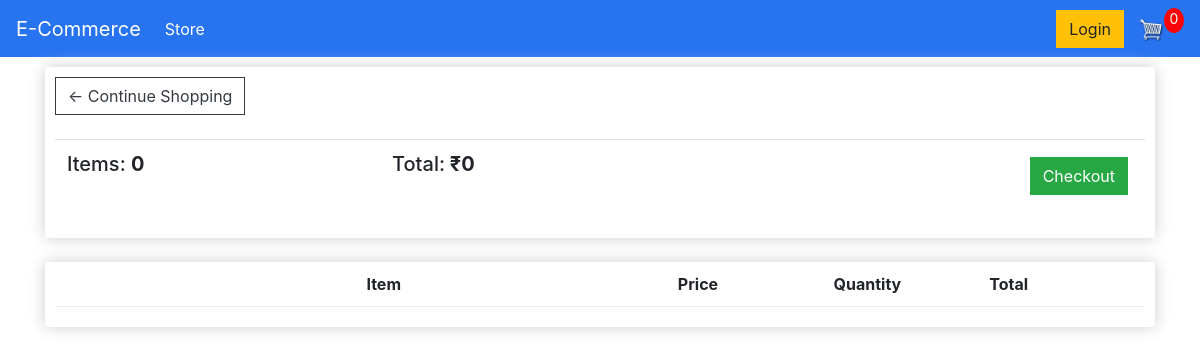
The app's page /cart/ (signed in), older data.
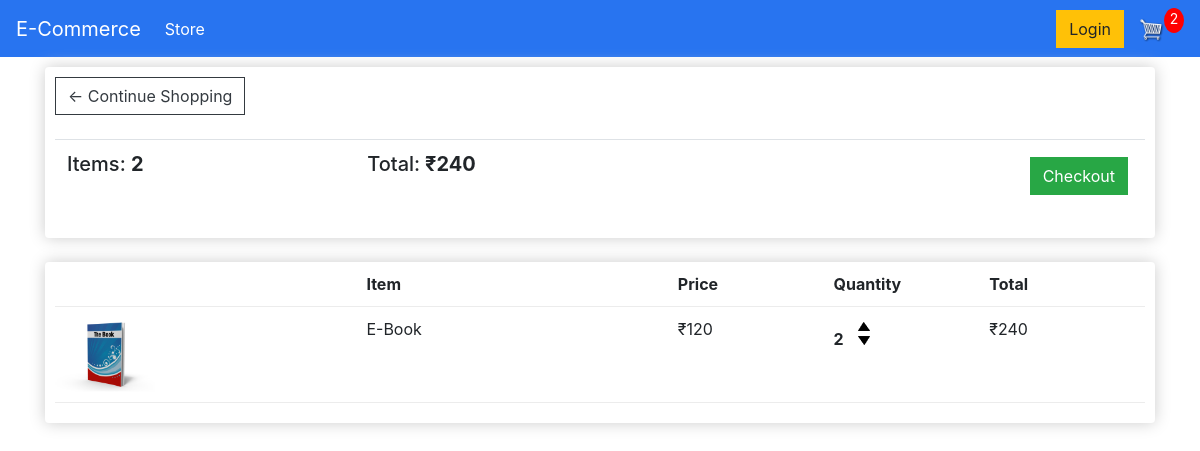
The same page, newer data.
### store/models.py (models this page shows, shortened)
class Order(models.Model):
    customer = models.ForeignKey(Customer, on_delete=models.SET_NULL, null=True, blank=True)
    date_ordered = models.DateTimeField(auto_now_add=True)
    complete = models.BooleanField(default=False, null=True, blank=True)
    transaction_id = models.CharField(max_length=100, null=True)
    @property
    def get_total_cart_items(self):                         # total no of items
        orderitems = self.orderitem_set.all()
        total = sum([item.quantity for item in orderitems])
        return total
    @property
    def get_cart_total(self):                               # total cost
        orderitems = self.orderitem_set.all()
        total = sum([item.get_order_item_total for item in orderitems])
        return total

class OrderItem(models.Model):
    product = models.ForeignKey(Product, on_delete=models.SET_NULL, null=True)
    order = models.ForeignKey(Order, on_delete=models.SET_NULL, null=True)
    quantity = models.IntegerField(default=0, null=True, blank=True)
    date_added = models.DateTimeField(auto_now_add=True)
    @property
    def get_order_item_total(self):
        total = self.quantity * self.product.price
        return total

class Product(models.Model):
    name = models.CharField(max_length=50, null=True)
    price = models.IntegerField()
    digital = models.BooleanField(default=False, null=True, blank=True)
    image = models.ImageField(null=True, blank=True)
    @property
    def imageURL(self):
        try:
            url = self.image.url
        except:
            url = 'images/default_image.png'
        return url

### store/views.py (the view)
# urls.py: path('cart/', views.cart, name='cart'),
def cart(request):
    data = cartData(request)  # from utils.py(to avoid code redundancy)
    cartItems = data['cartItems']
    order = data['order']
    items = data['items']
    context = {'items':items, 'order':order, 'cartItems': cartItems}
    return render(request, 'store/cart.html', context)

### store/utils.py (called while the page is built)
def cartData(request):                         #actual view which repeats for each page
    if request.user.is_authenticated:
        customer = request.user.customer
        order, created = Order.objects.get_or_create(customer=customer, complete = False)
        items = order.orderitem_set.all()
        cartItems = order.get_total_cart_items
    else:
        cookieData = cookieCart(request)        #function from same file
        cartItems = cookieData['cartItems']
        order = cookieData['order']
        items = cookieData['items']
    return {'cartItems':cartItems, 'order':order, 'items':items}

### store/templates/store/cart.html
{% extends 'store/main.html' %}
{% load static %}
{% block content %}
    <div class="row">
		<div class="col-lg-12">
			<div class="box-element">
				<a  class="btn btn-outline-dark" href="{% url 'store' %}">&#x2190; Continue Shopping</a>
				<br>
				<br>
				<table class="table">
					<tr>
						<th><h5>Items: <strong>{{order.get_total_cart_items}}</strong></h5></th>
						<th><h5>Total:<strong> &#x20b9;{{order.get_cart_total}}</strong></h5></th>
						<th>
							<a  style="float:right; margin:5px;" class="btn btn-success" href="{% url 'checkout' %}">Checkout</a>
						</th>
					</tr>
				</table>
			</div>
			<br>
			<div class="box-element">
				<div class="cart-row">
					<div style="flex:2"></div>
					<div style="flex:2"><strong>Item</strong></div>
					<div style="flex:1"><strong>Price</strong></div>
					<div style="flex:1"><strong>Quantity</strong></div>
					<div style="flex:1"><strong>Total</strong></div>
				</div>
				{%for item in items%}
				<div class="cart-row">
					<div style="flex:2"><img class="row-image" src="{{item.product.imageURL}}"></div>
					<div style="flex:2"><p>{{item.product.name}}</p></div>
					<div style="flex:1"><p>&#x20b9;{{item.product.price}}</p></div>
					<div style="flex:1">
						<p class="quantity">{{item.quantity}}</p>
						<div class="quantity">
							<img data-product="{{item.product.id}}" data-action="add" class="chg-quantity update-cart" src="{% static  'images/arrow-up.png' %}">
							<img data-product="{{item.product.id}}" data-action="remove"  class="chg-quantity update-cart" src="{% static  'images/arrow-down.png' %}">
						</div>
					</div>
					<div style="flex:1"><p>&#x20b9;{{item.get_order_item_total}}</p></div>
				</div>
				{% endfor %}
			</div>
		</div>
	</div>
{% endblock content %}

Row changes from the older to the newer data that the page shows:
no longer on this page (row edited): Order: get_total_cart_items "0", get_cart_total "0"
added Order: get_total_cart_items "2", get_cart_total "240"
added OrderItem: product.imageURL (picture), product.name "E-Book", product.price "120", quantity "2", get_order_item_total "240"
Text that changed along with them:
{{ cartItems }}: "0" → "2"
